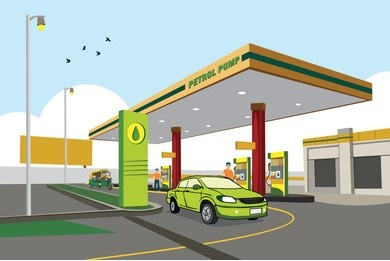
#> input picture data/gasoline.jpg, 390 x 261 px, found by its file name
$ python 'SD act 12.py'   (older library calls are emulated)
#> lines starting #> are read from the running program, lines starting #| are printed output that depends on the picture
from tkinter import *
from tkinter.messagebox import *
from PIL import ImageTk, Image
root = Tk()
class MPG:
    def __init__(self,master):
        self.master = master
        #designs and orientations
        w = 700
        h = 500
        self.canvas = Canvas(self.master,width = w, height = h)
        self.canvas.pack()
        self.master.resizable(width = False, height = False)

        self.master.title("MPG Calculator")
        screen_width = self.master.winfo_screenwidth()
        screen_height = self.master.winfo_screenheight()

        x_coordinate = (screen_width/2) - (w/2)
        y_coordinate = (screen_height/2) - (h/2)
        #To put window at the center of the screen
        self.master.geometry("%dx%d+%d+%d" % (w,h,x_coordinate,y_coordinate))
        #frames
        self.frame1 = Frame(bg = 'deep sky blue', relief = 'raised', bd = 10)
        self.frame1.pack()
        self.frame2 = Frame(bg = 'deep sky blue', relief = 'raised', bd = 10)
        self.frame2.pack()
        MPG.display(self)
    def display(self):
        #background
        self.bg = Image.open('data\\gasoline.jpg')
#> self.bg is the input picture: PIL image 390x261 RGB; mean R, G, B 173.7, 182.4, 169.9
        self.bg = self.bg.resize((700,500), Image.ANTIALIAS)
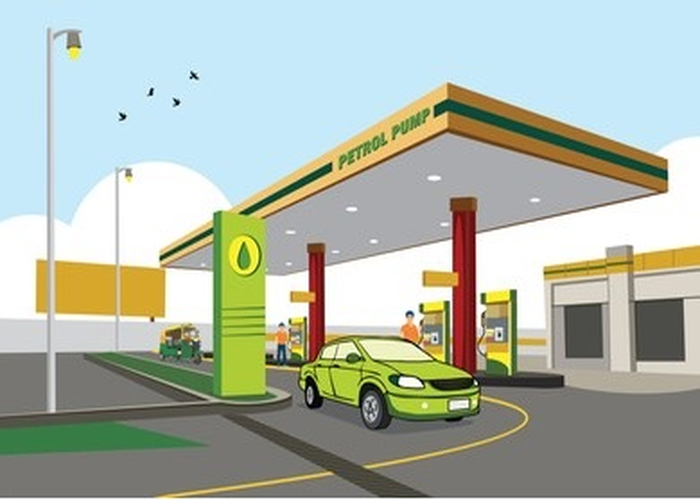
#> self.bg: PIL image 700x500 RGB; mean R, G, B 173.7, 182.4, 169.9
        self.bg = ImageTk.PhotoImage(self.bg)
        self.canvas.create_image(0,0, anchor = NW , image = self.bg)
        self.canvas.image = self.bg

        self.canvas.create_text(350,50, text = "MPG CALCULATOR", font=("castellar",50),fill = "red")

        self.canvas.create_text(585,265, text = "Car Details", font = ("times new roman", 25), fill = "black")

        self.canvas.create_window(25,75, anchor = NW , window = self.frame1, width = 200, height = 350)
        self.canvas.create_window(500,250, anchor = NW , window = self.frame2, width = 175, height = 225)
        MPG.entry_frame(self)
        MPG.detail_frame(self)

    def entry_frame(self):
        #title in calculator and labels
        title = Label(self.frame1, text = "MPG Calculator", bg = "sky blue", font = ("times new roman", 18),fg = "black", relief = 'raised',bd = 5)
        title.place(relx = 0.5, rely = 0.1, anchor = CENTER)

        number = Label(self.frame1, text = "Number of gallons", bg = "deep sky blue", font = ("times new roman", 14),fg = "black")
        number.place(relx = 0.5, rely = 0.3, anchor = CENTER)

        self.number_entry = Entry(self.frame1, bg = 'gray89', font = ("times new roman", 12))
        self.number_entry.place(relx = 0.5, rely = 0.4, anchor = CENTER)

        mile = Label(self.frame1, text = "Miles driven", bg = "deep sky blue", font = ("times new roman", 14),fg = "black")
        mile.place(relx = 0.5, rely = 0.5, anchor = CENTER)

        self.mile_entry = Entry(self.frame1, bg = 'gray89', font = ("times new roman", 12))
        self.mile_entry.place(relx = 0.5, rely = 0.6, anchor = CENTER)

        calculate = Button(self.frame1, bg = "sky blue", text = "Calculate",font = ("times new roman", 14),activebackground = "deep sky blue", command =lambda:MPG.calculate(self))
        calculate.place(relx = 0.5, rely = 0.8, anchor = CENTER)

        self.result = Label(self.frame1, bg = "deep sky blue", font = ("times new roman", 16),fg = "black")
        self.result.place(relx = 0.5, rely = 0.9, anchor = CENTER)
    def calculate(self):
        #if no entry
        if (self.number_entry.get()== '') or (self.mile_entry.get()==''):
            showinfo(title='Oopps!', message="No entered value!")
            self.number_entry.delete(0,END)
            self.mile_entry.delete(0,END)
        #if number of gallon greater than the full tank

        elif eval(self.number_entry.get())> 23.78:
            showinfo(title='Oopps', message='Your car cannot hold that much gallon of petrol.\n Check the details of your car!')
            self.number_entry.delete(0,END)
            self.mile_entry.delete(0,END)

        else:
            res = round(float(self.mile_entry.get())/float(self.number_entry.get()),2)
            res = str(res)

            self.result.configure(text = res+'MPG')

            self.number_entry.delete(0,END)
            self.mile_entry.delete(0,END)
    def detail_frame(self):
        #car information
        title = Label(self.frame2, text = "Car Details", bg = "sky blue", font = ("times new roman", 18),fg = "black", relief = 'raised',bd = 5)
        title.place(relx = 0.5, rely = 0.1, anchor = CENTER)

        line = Label(self.frame2, text = "--------------------", bg = "deep sky blue", font = ("times new roman", 12))
        line.place(relx = 0.5, rely = 0.43, anchor = CENTER)

        car_model = Label(self.frame2, text = "Car model:\nLamborghini Aventador", bg = "deep sky blue", font = ("times new roman", 12))
        car_model.place(relx = 0.5, rely = 0.3, anchor = CENTER)

        fuel = Label(self.frame2, text = "Fuel Type:\nPetrol", bg = "deep sky blue", font = ("times new roman", 12))
        fuel.place(relx = 0.5, rely = 0.55, anchor = CENTER)

        full = Label(self.frame2, text = "Full Tank:\n23.78 Gallons", bg = "deep sky blue", font = ("times new roman", 12))
        full.place(relx = 0.5, rely = 0.85, anchor = CENTER)

        line2 = Label(self.frame2, text = "--------------------", bg = "deep sky blue", font = ("times new roman", 12))
        line2.place(relx = 0.5, rely = 0.70, anchor = CENTER)


class quit:
    def quitter():
        answer = askquestion(title = "Quit?", message = "Do you really want to quit\n MPG calculator?")
        if answer == "yes":
            root.destroy()
#if the user want to quit
root.protocol("WM_DELETE_WINDOW",quit.quitter)

MPG(root)
